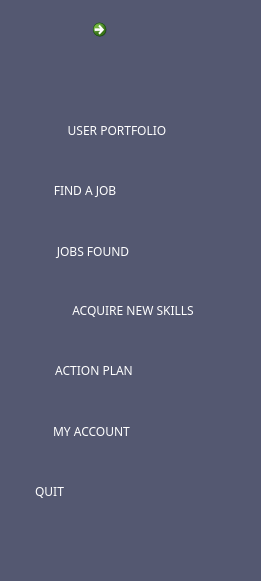
      <widget class="QWidget" name="menu_widget" native="true">
       <property name="geometry">
        <rect>
         <x>10</x>
         <y>90</y>
         <width>261</width>
         <height>581</height>
        </rect>
       </property>
       <property name="styleSheet">
        <string notr="true">background-color: rgb(84, 88, 113);
border-color: rgb(84, 88, 113);
border-radius: 30px; 
border: 2px;</string>
       </property>
       <widget class="QPushButton" name="btn_intropsection">
        <property name="geometry">
         <rect>
          <x>27</x>
          <y>120</y>
          <width>180</width>
          <height>20</height>
         </rect>
        </property>
        <property name="font">
         <font>
          <family>basic-sans,sans-serif</family>
         </font>
        </property>
        <property name="styleSheet">
         <string notr="true">font-family: basic-sans, sans-serif;
color: rgb(255, 255, 255);</string>
        </property>
        <property name="text">
         <string>USER PORTFOLIO</string>
        </property>
        <property name="flat">
         <bool>true</bool>
        </property>
       </widget>
       <widget class="QPushButton" name="btn_find_a_job">
        <property name="geometry">
         <rect>
          <x>20</x>
          <y>180</y>
          <width>130</width>
          <height>20</height>
         </rect>
        </property>
        <property name="font">
         <font>
          <family>basic-sans,sans-serif</family>
         </font>
        </property>
        <property name="styleSheet">
         <string notr="true">font-family: basic-sans, sans-serif;
color: rgb(255, 255, 255);</string>
        </property>
        <property name="text">
         <string>FIND A JOB</string>
        </property>
        <property name="flat">
         <bool>true</bool>
        </property>
       </widget>
       <widget class="QPushButton" name="btn_new_skills">
        <property name="geometry">
         <rect>
          <x>28</x>
          <y>300</y>
          <width>210</width>
          <height>20</height>
         </rect>
        </property>
        <property name="font">
         <font>
          <family>basic-sans,sans-serif</family>
         </font>
        </property>
        <property name="styleSheet">
         <string notr="true">font-family: basic-sans, sans-serif;
color: rgb(255, 255, 255);</string>
        </property>
        <property name="text">
         <string>ACQUIRE NEW SKILLS</string>
        </property>
        <property name="flat">
         <bool>true</bool>
        </property>
       </widget>
       <widget class="QPushButton" name="btn_action_plan">
        <property name="geometry">
         <rect>
          <x>19</x>
          <y>360</y>
          <width>150</width>
          <height>20</height>
         </rect>
        </property>
        <property name="font">
         <font>
          <family>basic-sans,sans-serif</family>
         </font>
        </property>
        <property name="styleSheet">
         <string notr="true">font-family: basic-sans, sans-serif;
color: rgb(255, 255, 255);</string>
        </property>
        <property name="text">
         <string>ACTION PLAN</string>
        </property>
        <property name="flat">
         <bool>true</bool>
        </property>
       </widget>
       <widget class="QPushButton" name="btn_jobs_found_2">
        <property name="geometry">
         <rect>
          <x>23</x>
          <y>240</y>
          <width>140</width>
          <height>23</height>
         </rect>
        </property>
        <property name="font">
         <font>
          <family>basic-sans,sans-serif</family>
         </font>
        </property>
        <property name="styleSheet">
         <string notr="true">font-family: basic-sans, sans-serif;
color: rgb(255, 255, 255);</string>
        </property>
        <property name="text">
         <string>JOBS FOUND</string>
        </property>
        <property name="flat">
         <bool>true</bool>
        </property>
       </widget>
       <widget class="QPushButton" name="btn_my_account">
        <property name="geometry">
         <rect>
          <x>26</x>
          <y>420</y>
          <width>131</width>
          <height>23</height>
         </rect>
        </property>
        <property name="font">
         <font>
          <family>basic-sans,sans-serif</family>
         </font>
        </property>
        <property name="styleSheet">
         <string notr="true">font-family: basic-sans, sans-serif;
color: rgb(255, 255, 255);</string>
        </property>
        <property name="text">
         <string>MY ACCOUNT</string>
        </property>
        <property name="flat">
         <bool>true</bool>
        </property>
       </widget>
       <widget class="QPushButton" name="btn_sign_out">
        <property name="geometry">
         <rect>
          <x>24</x>
          <y>480</y>
          <width>51</width>
          <height>23</height>
         </rect>
        </property>
        <property name="font">
         <font>
          <family>basic-sans,sans-serif</family>
         </font>
        </property>
        <property name="styleSheet">
         <string notr="true">font-family: basic-sans, sans-serif;
color: rgb(255, 255, 255);</string>
        </property>
        <property name="text">
         <string>QUIT</string>
        </property>
        <property name="flat">
         <bool>true</bool>
        </property>
       </widget>
       <widget class="QCommandLinkButton" name="home_button">
        <property name="geometry">
         <rect>
          <x>85</x>
          <y>12</y>
          <width>81</width>
          <height>81</height>
         </rect>
        </property>
        <property name="styleSheet">
         <string notr="true">color: rgb(255, 255, 255);</string>
        </property>
        <property name="text">
         <string/>
        </property>
        <property name="icon">
         <iconset>
          <normaloff>:/Home Button/home_white_192x192.png</normaloff>:/Home Button/home_white_192x192.png</iconset>
        </property>
        <property name="iconSize">
         <size>
          <width>70</width>
          <height>70</height>
         </size>
        </property>
       </widget>
      </widget>
